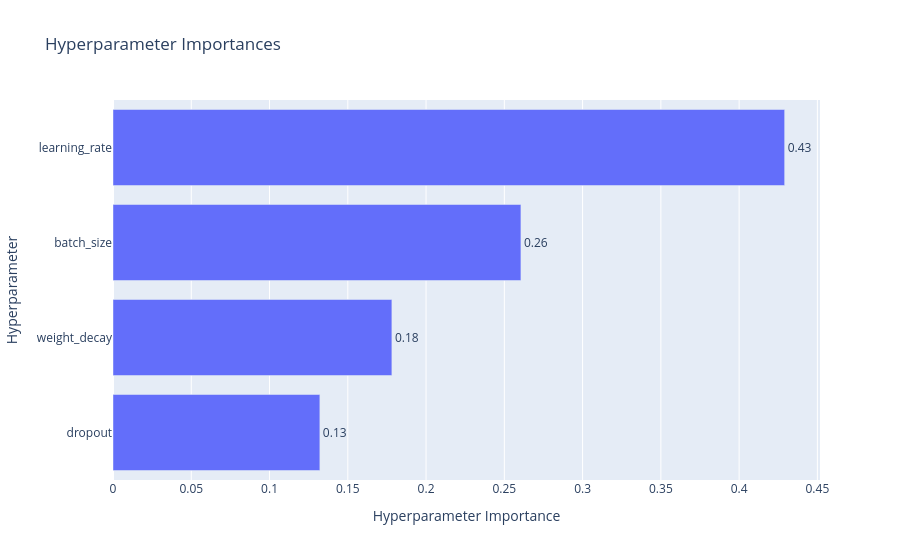

Notebook source saved alongside this figure:
### Code cell
vis.plot_param_importances(study)

### Figure 1 — Plotly figure (JSON) as saved in the notebook; plotly's stock layout.template omitted (floating-point values rounded to 4 significant figures)
{"data": [{"cliponaxis": false, "hovertemplate": ["dropout (FloatDistribution): 0.13215796333846275<extra></extra>", "weight_decay (FloatDistribution): 0.17816121132624374<extra></extra>", "batch_size (CategoricalDistribution): 0.2605988494504315<extra></extra>", "learning_rate (FloatDistribution): 0.42908197588486213<extra></extra>"], "name": "Objective Value", "orientation": "h", "text": ["0.13", "0.18", "0.26", "0.43"], "textposition": "outside", "type": "bar", "x": [0.1322, 0.1782, 0.2606, 0.4291], "y": ["dropout", "weight_decay", "batch_size", "learning_rate"]}], "layout": {"title": {"text": "Hyperparameter Importances"}, "xaxis": {"title": {"text": "Hyperparameter Importance"}}, "yaxis": {"title": {"text": "Hyperparameter"}}}}
